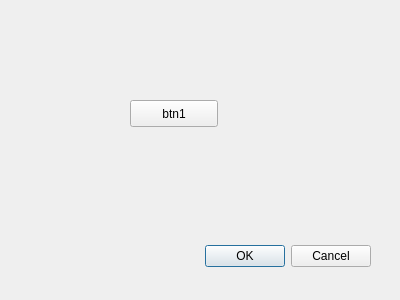
<?xml version="1.0" encoding="UTF-8"?>
<ui version="4.0">
 <class>Dialog</class>
 <widget class="QDialog" name="Dialog">
  <property name="geometry">
   <rect>
    <x>0</x>
    <y>0</y>
    <width>400</width>
    <height>300</height>
   </rect>
  </property>
  <property name="windowTitle">
   <string>Dialog</string>
  </property>
  <widget class="QDialogButtonBox" name="buttonBox">
   <property name="geometry">
    <rect>
     <x>30</x>
     <y>240</y>
     <width>341</width>
     <height>32</height>
    </rect>
   </property>
   <property name="orientation">
    <enum>Qt::Horizontal</enum>
   </property>
   <property name="standardButtons">
    <set>QDialogButtonBox::Cancel|QDialogButtonBox::Ok</set>
   </property>
  </widget>
  <widget class="QPushButton" name="btn1">
   <property name="geometry">
    <rect>
     <x>130</x>
     <y>100</y>
     <width>88</width>
     <height>27</height>
    </rect>
   </property>
   <property name="text">
    <string>btn1</string>
   </property>
  </widget>
 </widget>
 <resources/>
 <connections>
  <connection>
   <sender>buttonBox</sender>
   <signal>accepted()</signal>
   <receiver>Dialog</receiver>
   <slot>accept()</slot>
   <hints>
    <hint type="sourcelabel">
     <x>248</x>
     <y>254</y>
    </hint>
    <hint type="destinationlabel">
     <x>157</x>
     <y>274</y>
    </hint>
   </hints>
  </connection>
  <connection>
   <sender>buttonBox</sender>
   <signal>rejected()</signal>
   <receiver>Dialog</receiver>
   <slot>reject()</slot>
   <hints>
    <hint type="sourcelabel">
     <x>316</x>
     <y>260</y>
    </hint>
    <hint type="destinationlabel">
     <x>286</x>
     <y>274</y>
    </hint>
   </hints>
  </connection>
 </connections>
</ui>
